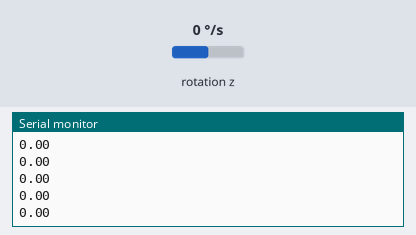
This sketch was run on a simulated Arduino Uno, built with avr-gcc and run on an emulated ATmega328P. Parts: the last lines printed to the serial monitor. Wiring (inferred from the names in the program): MPU-6050 motion sensor at I2C address 0x68. Inputs (shaded band) come from the test bench; at power-on: rotation z 0 °/s.

Above: at 1.2 s.
1.3 s: rotation z set to -192 °/s
At 2.3 s:
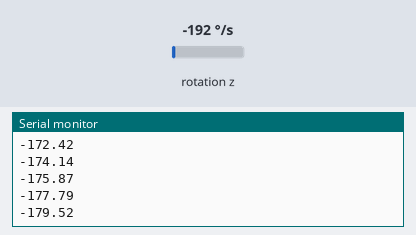
2.8 s: rotation z set to -100 °/s
At 3.5 s:
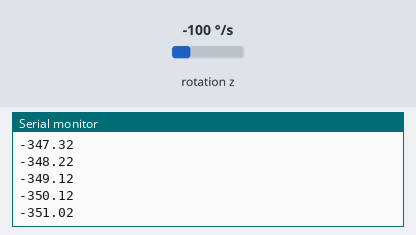
Timing chart, 0 to 5.8 s (numbered marks = the images above; inputs shaded):
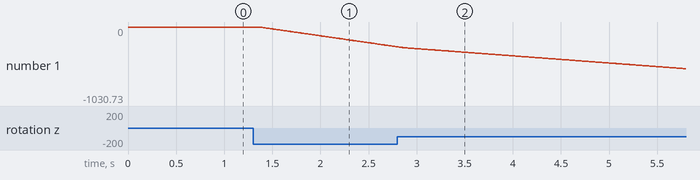

Measured:
- after the input at 1.3 s, the serial monitor: prints a new line after 0.07 s (image 1)
- plotted number 1: 0 → -274.75 after the input at 1.3 s

The sketch:

Task4_2_MIA.ino
```cpp
#include <Wire.h>
const int MPU = 0x68; // MPU6050 I2C address;
float GyroX, GyroY, GyroZ;
float gyroAngleX, gyroAngleY, gyroAngleZ;
float roll, pitch, yaw;
float GyroErrorX, GyroErrorY, GyroErrorZ;
float elapsedTime, currentTime, previousTime;
int c = 0;


void setup()
{
  Serial.begin(9600);
  Wire.begin();                      // Initialize comunication
  Wire.beginTransmission(MPU);       // Start communication with MPU6050 // MPU=0x68
  Wire.write(0x6B);                  // Talk to the register 6B
  Wire.write(0x00);                  // Make reset - place a 0 into the 6B register
  Wire.endTransmission(true);        //end the transmission

}

void loop()
{
  previousTime = currentTime;        // Previous time is stored before the actual time read
  currentTime = millis();            // Current time actual time read
  elapsedTime = (currentTime - previousTime) / 1000; // Divide by 1000 to get seconds

  Wire.beginTransmission(MPU);
  Wire.write(0x47); // Gyro data first register address 0x47
  Wire.endTransmission(false);
  Wire.requestFrom(MPU, 2, true); // Read 4 registers total, each axis value is stored in 2 registers

  // For a 250deg/s range we have to divide first the raw value by 131.0 LSB_senstivity
  GyroZ = (Wire.read() << 8 | Wire.read()) / 131.0;

  // Currently the raw values are in degrees per seconds, deg/s, so we need to multiply by seconds (s) to get the angle in degrees
  yaw =  yaw + GyroZ * elapsedTime;

  // Print the value on the serial monitor
  Serial.println(yaw);

}
```
